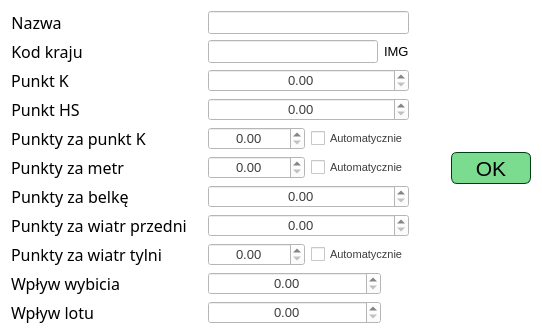
<?xml version="1.0" encoding="UTF-8"?>
<ui version="4.0">
 <class>HillEditorWidget</class>
 <widget class="QWidget" name="HillEditorWidget">
  <property name="enabled">
   <bool>true</bool>
  </property>
  <property name="geometry">
   <rect>
    <x>0</x>
    <y>0</y>
    <width>542</width>
    <height>334</height>
   </rect>
  </property>
  <property name="font">
   <font>
    <pointsize>10</pointsize>
   </font>
  </property>
  <property name="windowTitle">
   <string>Form</string>
  </property>
  <property name="styleSheet">
   <string notr="true">background-color: rgb(255, 255, 255);
color: black;</string>
  </property>
  <layout class="QHBoxLayout" name="horizontalLayout_7">
   <item>
    <layout class="QFormLayout" name="formLayout_input">
     <item row="0" column="0">
      <widget class="QLabel" name="label_name">
       <property name="font">
        <font>
         <family>Quicksand Medium</family>
         <pointsize>12</pointsize>
         <bold>false</bold>
        </font>
       </property>
       <property name="styleSheet">
        <string notr="true">QLabel{
color: black;
margin-right: 15px;
}</string>
       </property>
       <property name="text">
        <string>Nazwa</string>
       </property>
       <property name="alignment">
        <set>Qt::AlignCenter</set>
       </property>
      </widget>
     </item>
     <item row="1" column="0">
      <widget class="QLabel" name="label_countryCode">
       <property name="font">
        <font>
         <family>Quicksand Medium</family>
         <pointsize>12</pointsize>
         <bold>false</bold>
        </font>
       </property>
       <property name="styleSheet">
        <string notr="true">QLabel{
color: black;
margin-right: 15px;
}</string>
       </property>
       <property name="text">
        <string>Kod kraju</string>
       </property>
       <property name="alignment">
        <set>Qt::AlignCenter</set>
       </property>
      </widget>
     </item>
     <item row="2" column="0">
      <widget class="QLabel" name="label">
       <property name="font">
        <font>
         <family>Quicksand Medium</family>
         <pointsize>12</pointsize>
        </font>
       </property>
       <property name="styleSheet">
        <string notr="true">QLabel{
color: black;
margin-right: 15px;
}</string>
       </property>
       <property name="text">
        <string>Punkt K</string>
       </property>
       <property name="alignment">
        <set>Qt::AlignCenter</set>
       </property>
      </widget>
     </item>
     <item row="3" column="0">
      <widget class="QLabel" name="label_2">
       <property name="font">
        <font>
         <family>Quicksand Medium</family>
         <pointsize>12</pointsize>
        </font>
       </property>
       <property name="styleSheet">
        <string notr="true">QLabel{
color: black;
margin-right: 15px;
}</string>
       </property>
       <property name="text">
        <string>Punkt HS</string>
       </property>
       <property name="alignment">
        <set>Qt::AlignCenter</set>
       </property>
      </widget>
     </item>
     <item row="4" column="0">
      <widget class="QLabel" name="label_6">
       <property name="font">
        <font>
         <family>Quicksand Medium</family>
         <pointsize>12</pointsize>
        </font>
       </property>
       <property name="styleSheet">
        <string notr="true">QLabel{
color: black;
margin-right: 15px;
}</string>
       </property>
       <property name="text">
        <string>Punkty za punkt K</string>
       </property>
       <property name="alignment">
        <set>Qt::AlignCenter</set>
       </property>
      </widget>
     </item>
     <item row="5" column="0">
      <widget class="QLabel" name="label_7">
       <property name="font">
        <font>
         <family>Quicksand Medium</family>
         <pointsize>12</pointsize>
        </font>
       </property>
       <property name="styleSheet">
        <string notr="true">QLabel{
color: black;
margin-right: 15px;
}</string>
       </property>
       <property name="text">
        <string>Punkty za metr</string>
       </property>
       <property name="alignment">
        <set>Qt::AlignCenter</set>
       </property>
      </widget>
     </item>
     <item row="6" column="0">
      <widget class="QLabel" name="label_3">
       <property name="font">
        <font>
         <family>Quicksand Medium</family>
         <pointsize>12</pointsize>
        </font>
       </property>
       <property name="styleSheet">
        <string notr="true">QLabel{
color: black;
margin-right: 15px;
}</string>
       </property>
       <property name="text">
        <string>Punkty za belkę</string>
       </property>
       <property name="alignment">
        <set>Qt::AlignCenter</set>
       </property>
      </widget>
     </item>
     <item row="7" column="0">
      <widget class="QLabel" name="label_4">
       <property name="font">
        <font>
         <family>Quicksand Medium</family>
         <pointsize>12</pointsize>
        </font>
       </property>
       <property name="styleSheet">
        <string notr="true">QLabel{
color: black;
margin-right: 15px;
}</string>
       </property>
       <property name="text">
        <string>Punkty za wiatr przedni</string>
       </property>
       <property name="alignment">
        <set>Qt::AlignCenter</set>
       </property>
      </widget>
     </item>
     <item row="8" column="0">
      <widget class="QLabel" name="label_5">
       <property name="font">
        <font>
         <family>Quicksand Medium</family>
         <pointsize>12</pointsize>
        </font>
       </property>
       <property name="styleSheet">
        <string notr="true">QLabel{
color: black;
margin-right: 15px;
}</string>
       </property>
       <property name="text">
        <string>Punkty za wiatr tylni</string>
       </property>
       <property name="alignment">
        <set>Qt::AlignCenter</set>
       </property>
      </widget>
     </item>
     <item row="9" column="0">
      <widget class="QLabel" name="label_9">
       <property name="font">
        <font>
         <family>Quicksand Medium</family>
         <pointsize>12</pointsize>
        </font>
       </property>
       <property name="styleSheet">
        <string notr="true">QLabel{
color: black;
margin-right: 15px;
}</string>
       </property>
       <property name="text">
        <string>Wpływ wybicia</string>
       </property>
       <property name="alignment">
        <set>Qt::AlignCenter</set>
       </property>
      </widget>
     </item>
     <item row="10" column="0">
      <widget class="QLabel" name="label_10">
       <property name="font">
        <font>
         <family>Quicksand Medium</family>
         <pointsize>12</pointsize>
        </font>
       </property>
       <property name="styleSheet">
        <string notr="true">QLabel{
color: black;
margin-right: 15px;
}</string>
       </property>
       <property name="text">
        <string>Wpływ lotu</string>
       </property>
       <property name="alignment">
        <set>Qt::AlignCenter</set>
       </property>
      </widget>
     </item>
     <item row="0" column="1">
      <widget class="QLineEdit" name="lineEdit_name">
       <property name="maximumSize">
        <size>
         <width>16777215</width>
         <height>16777215</height>
        </size>
       </property>
       <property name="styleSheet">
        <string notr="true">color: rgb(60, 60, 60);</string>
       </property>
      </widget>
     </item>
     <item row="1" column="1">
      <layout class="QHBoxLayout" name="horizontalLayout">
       <item>
        <widget class="QLineEdit" name="lineEdit_countryCode">
         <property name="maximumSize">
          <size>
           <width>16777215</width>
           <height>16777215</height>
          </size>
         </property>
         <property name="styleSheet">
          <string notr="true">color: rgb(60, 60, 60);</string>
         </property>
        </widget>
       </item>
       <item>
        <widget class="QLabel" name="label_countryFlag">
         <property name="text">
          <string>IMG</string>
         </property>
        </widget>
       </item>
      </layout>
     </item>
     <item row="2" column="1">
      <widget class="QDoubleSpinBox" name="doubleSpinBox_KPoint">
       <property name="styleSheet">
        <string notr="true">color: rgb(60, 60, 60);</string>
       </property>
       <property name="alignment">
        <set>Qt::AlignCenter</set>
       </property>
      </widget>
     </item>
     <item row="3" column="1">
      <widget class="QDoubleSpinBox" name="doubleSpinBox_HSPoint">
       <property name="styleSheet">
        <string notr="true">color: rgb(60, 60, 60);</string>
       </property>
       <property name="alignment">
        <set>Qt::AlignCenter</set>
       </property>
      </widget>
     </item>
     <item row="4" column="1">
      <layout class="QHBoxLayout" name="horizontalLayout_2">
       <item>
        <widget class="QDoubleSpinBox" name="doubleSpinBox_pointsForKPoint">
         <property name="minimumSize">
          <size>
           <width>82</width>
           <height>0</height>
          </size>
         </property>
         <property name="styleSheet">
          <string notr="true">color: rgb(60, 60, 60);</string>
         </property>
         <property name="alignment">
          <set>Qt::AlignCenter</set>
         </property>
        </widget>
       </item>
       <item>
        <widget class="QCheckBox" name="checkBox_autoPointsForKPoint">
         <property name="font">
          <font>
           <pointsize>8</pointsize>
          </font>
         </property>
         <property name="styleSheet">
          <string notr="true">color: rgb(60, 60, 60);</string>
         </property>
         <property name="text">
          <string>Automatycznie</string>
         </property>
        </widget>
       </item>
      </layout>
     </item>
     <item row="5" column="1">
      <layout class="QHBoxLayout" name="horizontalLayout_3">
       <item>
        <widget class="QDoubleSpinBox" name="doubleSpinBox_pointsForMeter">
         <property name="minimumSize">
          <size>
           <width>82</width>
           <height>0</height>
          </size>
         </property>
         <property name="styleSheet">
          <string notr="true">color: rgb(60, 60, 60);</string>
         </property>
         <property name="alignment">
          <set>Qt::AlignCenter</set>
         </property>
        </widget>
       </item>
       <item>
        <widget class="QCheckBox" name="checkBox_autoPointsForMeter">
         <property name="font">
          <font>
           <pointsize>8</pointsize>
          </font>
         </property>
         <property name="styleSheet">
          <string notr="true">color: rgb(60, 60, 60);</string>
         </property>
         <property name="text">
          <string>Automatycznie</string>
         </property>
        </widget>
       </item>
      </layout>
     </item>
     <item row="6" column="1">
      <widget class="QDoubleSpinBox" name="doubleSpinBox_gatePoints">
       <property name="styleSheet">
        <string notr="true">color: rgb(60, 60, 60);</string>
       </property>
       <property name="alignment">
        <set>Qt::AlignCenter</set>
       </property>
      </widget>
     </item>
     <item row="7" column="1">
      <widget class="QDoubleSpinBox" name="doubleSpinBox_frontWindPoints">
       <property name="styleSheet">
        <string notr="true">color: rgb(60, 60, 60);</string>
       </property>
       <property name="alignment">
        <set>Qt::AlignCenter</set>
       </property>
      </widget>
     </item>
     <item row="8" column="1">
      <layout class="QHBoxLayout" name="horizontalLayout_4">
       <item>
        <widget class="QDoubleSpinBox" name="doubleSpinBox_backWindPoints">
         <property name="minimumSize">
          <size>
           <width>82</width>
           <height>0</height>
          </size>
         </property>
         <property name="styleSheet">
          <string notr="true">color: rgb(60, 60, 60);</string>
         </property>
         <property name="alignment">
          <set>Qt::AlignCenter</set>
         </property>
        </widget>
       </item>
       <item>
        <widget class="QCheckBox" name="checkBox_autoBackWindPoints">
         <property name="font">
          <font>
           <pointsize>8</pointsize>
          </font>
         </property>
         <property name="styleSheet">
          <string notr="true">color: rgb(60, 60, 60);</string>
         </property>
         <property name="text">
          <string>Automatycznie</string>
         </property>
        </widget>
       </item>
      </layout>
     </item>
     <item row="9" column="1">
      <layout class="QHBoxLayout" name="horizontalLayout_5">
       <item>
        <widget class="QDoubleSpinBox" name="doubleSpinBox_takeoffEffect">
         <property name="styleSheet">
          <string notr="true">color: rgb(60, 60, 60);</string>
         </property>
         <property name="alignment">
          <set>Qt::AlignCenter</set>
         </property>
        </widget>
       </item>
       <item>
        <widget class="QPushButton" name="pushButton_takeoffEffectHelp">
         <property name="minimumSize">
          <size>
           <width>22</width>
           <height>22</height>
          </size>
         </property>
         <property name="maximumSize">
          <size>
           <width>22</width>
           <height>22</height>
          </size>
         </property>
         <property name="text">
          <string/>
         </property>
         <property name="icon">
          <iconset resource="../../assets.qrc">
           <normaloff>:/img/help.png</normaloff>:/img/help.png</iconset>
         </property>
         <property name="iconSize">
          <size>
           <width>22</width>
           <height>22</height>
          </size>
         </property>
         <property name="flat">
          <bool>true</bool>
         </property>
        </widget>
       </item>
      </layout>
     </item>
     <item row="10" column="1">
      <layout class="QHBoxLayout" name="horizontalLayout_6">
       <item>
        <widget class="QDoubleSpinBox" name="doubleSpinBox_flightEffect">
         <property name="styleSheet">
          <string notr="true">color: rgb(60, 60, 60);</string>
         </property>
         <property name="alignment">
          <set>Qt::AlignCenter</set>
         </property>
        </widget>
       </item>
       <item>
        <widget class="QPushButton" name="pushButton_flightEffectHelp">
         <property name="minimumSize">
          <size>
           <width>22</width>
           <height>22</height>
          </size>
         </property>
         <property name="maximumSize">
          <size>
           <width>22</width>
           <height>22</height>
          </size>
         </property>
         <property name="text">
          <string/>
         </property>
         <property name="icon">
          <iconset resource="../../assets.qrc">
           <normaloff>:/img/help.png</normaloff>:/img/help.png</iconset>
         </property>
         <property name="iconSize">
          <size>
           <width>22</width>
           <height>22</height>
          </size>
         </property>
         <property name="flat">
          <bool>true</bool>
         </property>
        </widget>
       </item>
      </layout>
     </item>
    </layout>
   </item>
   <item>
    <spacer name="horizontalSpacer">
     <property name="orientation">
      <enum>Qt::Horizontal</enum>
     </property>
     <property name="sizeType">
      <enum>QSizePolicy::Maximum</enum>
     </property>
     <property name="sizeHint" stdset="0">
      <size>
       <width>36</width>
       <height>20</height>
      </size>
     </property>
    </spacer>
   </item>
   <item>
    <layout class="QVBoxLayout" name="verticalLayout_characteristicsEditor">
     <item>
      <spacer name="verticalSpacer_3">
       <property name="orientation">
        <enum>Qt::Vertical</enum>
       </property>
       <property name="sizeHint" stdset="0">
        <size>
         <width>20</width>
         <height>40</height>
        </size>
       </property>
      </spacer>
     </item>
     <item>
      <widget class="QPushButton" name="pushButton_submit">
       <property name="minimumSize">
        <size>
         <width>80</width>
         <height>32</height>
        </size>
       </property>
       <property name="font">
        <font>
         <family>Ubuntu</family>
         <pointsize>16</pointsize>
        </font>
       </property>
       <property name="styleSheet">
        <string notr="true">QPushButton{
border: 1px solid rgb(0, 59, 23);
border-radius: 6px;
color: rgb(0, 0, 0);
background-color: rgb(123, 220, 144);
}
QPushButton:hover{
background-color: rgb(153, 253, 174);
}</string>
       </property>
       <property name="text">
        <string>OK</string>
       </property>
      </widget>
     </item>
     <item>
      <spacer name="verticalSpacer_4">
       <property name="orientation">
        <enum>Qt::Vertical</enum>
       </property>
       <property name="sizeHint" stdset="0">
        <size>
         <width>20</width>
         <height>40</height>
        </size>
       </property>
      </spacer>
     </item>
    </layout>
   </item>
  </layout>
 </widget>
 <resources>
  <include location="../../assets.qrc"/>
 </resources>
 <connections/>
</ui>
